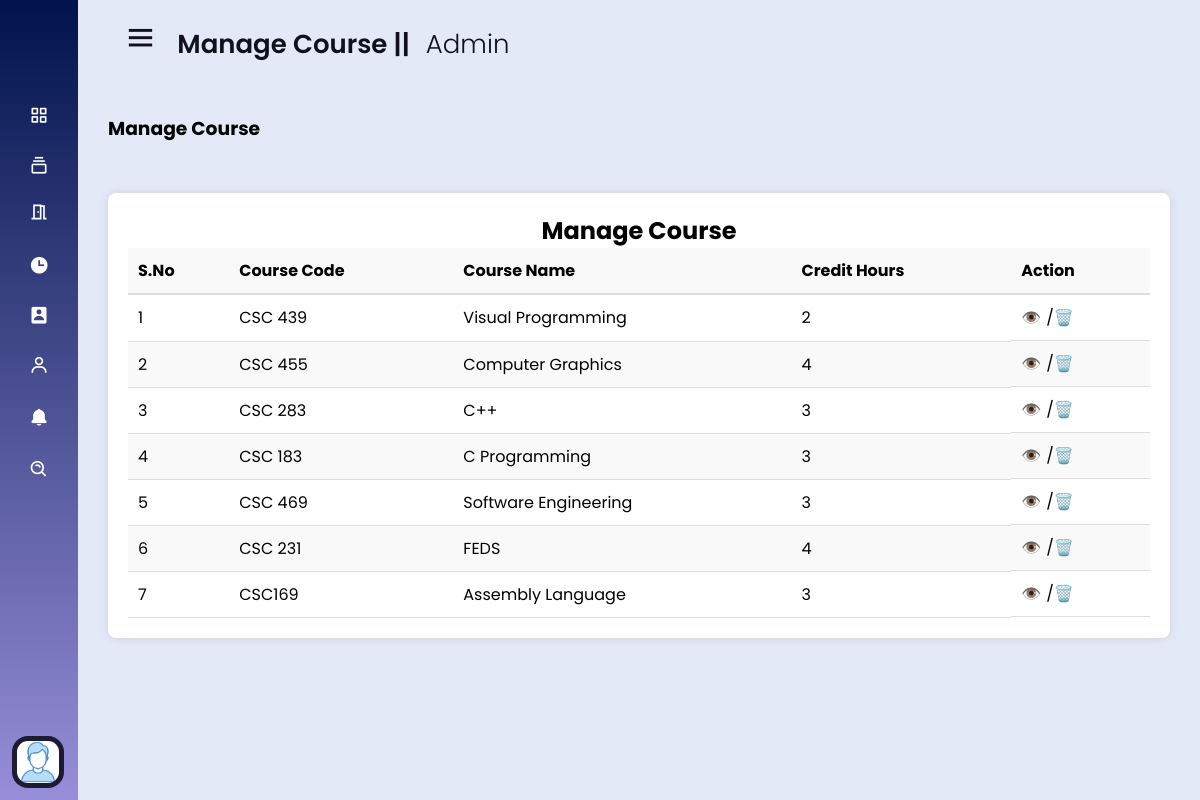
The app's page /admin/pages/manageCourse.php (signed in) with its own data.
### tables this page shows
CREATE TABLE IF NOT EXISTS `course_db` (
  `c_ID` int NOT NULL AUTO_INCREMENT,
  `c_title` varchar(300) DEFAULT NULL,
  `c_code` varchar(20) DEFAULT NULL,
  `c_hours` int DEFAULT NULL,
  PRIMARY KEY (`c_ID`)
);

### admin/pages/manageCourse.php (the view, shortened to what this page needs)
<?php
require_once('../includes/dbconnection.php');
$all_course_data = [];
$all_course_query = mysqli_query($conn, "SELECT * FROM `course_db`");
while ($row = mysqli_fetch_assoc($all_course_query)) {
    $all_course_data[] = $row;
}
?>
<!DOCTYPE html>
<html lang="en">
<head>
    <link rel="stylesheet" href="../css/style.css">
    <link rel="stylesheet" href="../pages/css/adminPagesStyle.css">
    <link href='https://unpkg.com/boxicons@2.0.7/css/boxicons.min.css' rel='stylesheet'>
</head>
<body>
    <?php include_once('../includes/sidebar.php'); ?>
    <section class="home-section">
        <div class="home-content">
            <div class="dashboard_header">
                <i class='bx bx-menu'></i>
                <span class="text">Manage Course || <span style="font-weight: 300; margin-left: 10px;">Admin</span></span>
            </div>
            <div class="main_workPanel">
                <div class="main_workPanel_header">
                    <h3>Manage Course</h3>
                </div>
                <div class="admin_monitor_manage">
                    <div class="manage_admin_part">
                        <h2>Manage Course</h2>
                        <div class="table-group">
                            <table>
                                <thead>
                                    <tr>
                                        <th>S.No</th>
                                        <th>Course Code</th>
                                        <th>Course Name</th>
                                        <th>Credit Hours</th>
                                        <th>Action</th>
                                    </tr>
                                </thead>
                                <tbody>
                                    <?php foreach ($all_course_data as $index => $course_data) : ?>
                                        <tr>
                                            <td><?= $index+1; ?></td>
                                            <td><?= $course_data['c_code']; ?></td>
                                            <td><?= $course_data['c_title']; ?></td>
                                            <td><?= $course_data['c_hours']; ?></td>
                                            <td style="display:flex">
                                                <a href="javascript:void(0);" onclick="openModal('<?= base64_encode($course_data['c_ID'] ) ?>')" class="action-view">👁️</a>
                                                <p> / </p>
                                                <a href="javascript:void(0);" onclick="confirmDelete('<?= base64_encode($course_data['c_ID']) ?>', '<?= addslashes($course_data['c_title']); ?>')" class="action-delete"> 🗑️</a>
                                            </td>
                                        </tr>
                                    <?php endforeach; ?>
                                </tbody>
                            </table>
                        </div>
                    </div>
                </div>
            </div>
        </div>
    </section>
</body>
</html>

### admin/includes/sidebar.php (shortened to what this page needs)
<div class="sidebar close">
  <div class="logo-details">
  </div>
  <ul class="nav-links">
    <li>
      <a href="http://localhost/sms/admin/dashboard.php">
        <i class='bx bx-grid-alt'></i>
      </a>
    </li>
    <li>
      <div class="iocn-link">
        <a>
          <i class='bx bx-collection'></i>
        </a>
      </div>
    </li>
    <li>
      <div class="iocn-link">
        <a>
          <i>
            <svg xmlns="http://www.w3.org/2000/svg" width="1em" height="1em" viewBox="0 0 24 24"><path fill="currentColor" d="M19 19V4h-4V3H5v16H3v2h12V6h2v15h4v-2zm-6 0H7V5h6zm-3-8h2v2h-2z"/></svg>
          </i>
        </a>
      </div>
      </li>
    <li>
      <div class="iocn-link">
        <a>
          <i class='bx bxs-time'></i>
        </a>
      </div>
    </li>
    <li>
      <div class="iocn-link">
        <a href="">
          <i class='bx bxs-user-rectangle'></i>
        </a>
      </div>
    </li>
    <li>
      <div class="iocn-link">
        <a href="">
          <i class='bx bx-user'></i>
        </a>
      </div>
    </li>
    <li>
      <div class="iocn-link">
        <a href="">
          <i class='bx bxs-bell'></i>
        </a>
      </div>
    </li>
    <li>
      <a href="http://localhost/sms/admin/pages/search.php">
        <i class='bx bx-search-alt'></i>
      </a>
    </li>
    <li>
      <div class="profile-details">
        <div class="profile-content">
          <img src="../images/profile.jpg" alt="profileImg">
        </div>
      </div>
    </li>
  </ul>
</div>

### admin/css/style.css (style rules this page uses)
* { margin: 0; padding: 0; box-sizing: border-box; font-family: 'Poppins', sans-serif; }
.sidebar { position: fixed; top: 0; left: 0; height: 100%; width: 260px; background: linear-gradient(#00134c, #4637bb90); z-index: 100; transition: all 0.5s ease; }
.sidebar.close { width: 78px; }
.sidebar .logo-details { height: 60px; width: 100%; display: flex; align-items: center; }
.sidebar .nav-links { height: 100%; padding: 30px 0 150px 0; overflow: auto; }
.sidebar.close .nav-links { overflow: visible; }
.sidebar .nav-links li { position: relative; list-style: none; transition: all 0.4s ease; }
.sidebar .nav-links li .iocn-link { display: flex; align-items: center; justify-content: space-between; }
.sidebar.close .nav-links li .iocn-link { display: block }
.sidebar .nav-links li i { height: 50px; min-width: 78px; text-align: center; line-height: 50px; color: #fff; font-size: 20px; cursor: pointer; transition: all 0.3s ease; }
.sidebar .nav-links li a { display: flex; align-items: center; text-decoration: none; }
.sidebar .profile-details { position: fixed; bottom: 0; width: 260px; display: flex; align-items: center; justify-content: space-between; background: #1d1b31; padding: 12px 0; transition: all 0.5s ease; }
.sidebar.close .profile-details { background: none; }
.sidebar.close .profile-details { width: 78px; }
.sidebar .profile-details .profile-content { display: flex; align-items: center; }
.sidebar .profile-details img { height: 52px; width: 52px; object-fit: cover; border-radius: 16px; margin: 0 14px 0 12px; background: #1d1b31; transition: all 0.5s ease; }
.sidebar.close .profile-details img { padding: 5px; }
.home-section { position: relative; background: #E4E9F7; height: 100vh; left: 260px; width: calc(100% - 260px); transition: all 0.5s ease; }
.sidebar.close~.home-section { left: 78px; width: calc(100% - 78px); }
.home-section .home-content { height: auto; align-items: center; padding: 20px 30px; }
.home-section .home-content .bx-menu, .home-section .home-content .text { color: #11101d; font-size: 35px; }
.home-section .home-content .bx-menu { margin: 0 15px; cursor: pointer; }
.home-section .home-content .text { font-size: 26px; font-weight: 600; }

### admin/pages/css/adminPagesStyle.css (style rules this page uses)
.main_workPanel { margin-top: 50px; }
.admin_monitor_manage { width: 100%; background-color: #fff; padding: 20px; box-shadow: 0 0 10px rgba(0, 0, 0, 0.1); border-radius: 8px; text-align: center; margin: 0 auto; margin-top: 50px; }
table { width: 100%; border-collapse: collapse; }
thead { background-color: #f9f9f9; }
thead th { text-align: left; padding: 10px; border-bottom: 2px solid #ddd; }
tbody td { padding: 10px; border-bottom: 1px solid #ddd; text-align: left; }
tbody tr:nth-child(even) { background-color: #f9f9f9; }
.action-view, .action-delete { text-decoration: none; color: #3498db; margin-right: 5px; }

### records on screen
course_db: c_code "CSC 439", c_title "Visual Programming", c_hours "2"
course_db: c_code "CSC 455", c_title "Computer Graphics", c_hours "4"
course_db: c_code "CSC 283", c_title "C++", c_hours "3"
course_db: c_code "CSC 183", c_title "C Programming", c_hours "3"
course_db: c_code "CSC 469", c_title "Software Engineering", c_hours "3"
course_db: c_code "CSC 231", c_title "FEDS", c_hours "4"
course_db: c_code "CSC169", c_title "Assembly Language", c_hours "3"
